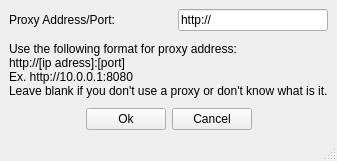
<ui version="4.0" >
 <class>ConfigProxy</class>
 <widget class="QMainWindow" name="ConfigProxy" >
  <property name="windowModality" >
   <enum>Qt::NonModal</enum>
  </property>
  <property name="geometry" >
   <rect>
    <x>0</x>
    <y>0</y>
    <width>282</width>
    <height>161</height>
   </rect>
  </property>
  <property name="windowTitle" >
   <string>Configure Proxy Server</string>
  </property>
  <widget class="QWidget" name="centralwidget" >
   <layout class="QHBoxLayout" >
    <property name="margin" >
     <number>9</number>
    </property>
    <property name="spacing" >
     <number>6</number>
    </property>
    <item>
     <layout class="QVBoxLayout" >
      <property name="margin" >
       <number>0</number>
      </property>
      <property name="spacing" >
       <number>6</number>
      </property>
      <item>
       <layout class="QHBoxLayout" >
        <property name="margin" >
         <number>0</number>
        </property>
        <property name="spacing" >
         <number>6</number>
        </property>
        <item>
         <widget class="QLabel" name="label" >
          <property name="text" >
           <string>Proxy Address/Port:</string>
          </property>
         </widget>
        </item>
        <item>
         <spacer>
          <property name="orientation" >
           <enum>Qt::Horizontal</enum>
          </property>
          <property name="sizeHint" >
           <size>
            <width>40</width>
            <height>20</height>
           </size>
          </property>
         </spacer>
        </item>
        <item>
         <widget class="QLineEdit" name="address" >
          <property name="minimumSize" >
           <size>
            <width>150</width>
            <height>0</height>
           </size>
          </property>
          <property name="layoutDirection" >
           <enum>Qt::LeftToRight</enum>
          </property>
          <property name="text" >
           <string>http://</string>
          </property>
         </widget>
        </item>
       </layout>
      </item>
      <item>
       <widget class="QLabel" name="label_2" >
        <property name="text" >
         <string>Use the following format for proxy address:
http://[ip adress]:[port]
Ex. http://10.0.0.1:8080
Leave blank if you don't use a proxy or don't know what is it.</string>
        </property>
       </widget>
      </item>
      <item>
       <layout class="QHBoxLayout" >
        <property name="margin" >
         <number>0</number>
        </property>
        <property name="spacing" >
         <number>6</number>
        </property>
        <item>
         <spacer>
          <property name="orientation" >
           <enum>Qt::Horizontal</enum>
          </property>
          <property name="sizeHint" >
           <size>
            <width>40</width>
            <height>20</height>
           </size>
          </property>
         </spacer>
        </item>
        <item>
         <widget class="QPushButton" name="addButton" >
          <property name="text" >
           <string>Ok</string>
          </property>
         </widget>
        </item>
        <item>
         <widget class="QPushButton" name="cancelButton" >
          <property name="text" >
           <string>Cancel</string>
          </property>
         </widget>
        </item>
        <item>
         <spacer>
          <property name="orientation" >
           <enum>Qt::Horizontal</enum>
          </property>
          <property name="sizeHint" >
           <size>
            <width>40</width>
            <height>20</height>
           </size>
          </property>
         </spacer>
        </item>
       </layout>
      </item>
     </layout>
    </item>
   </layout>
  </widget>
  <widget class="QMenuBar" name="menubar" >
   <property name="geometry" >
    <rect>
     <x>0</x>
     <y>0</y>
     <width>282</width>
     <height>21</height>
    </rect>
   </property>
  </widget>
  <widget class="QStatusBar" name="statusbar" />
 </widget>
 <resources/>
 <connections/>
</ui>
